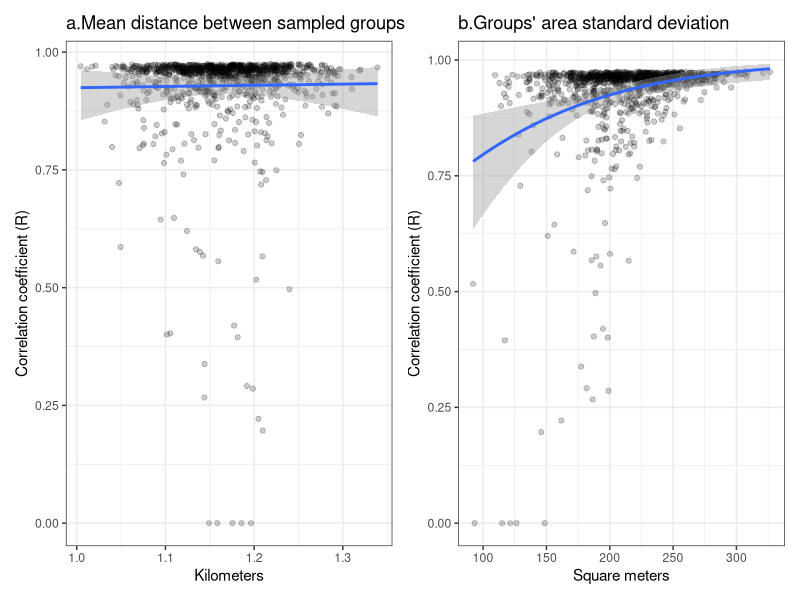

The R script that drew this image: (Note: this script raises an error after producing the figure.)

library(ggplot2)
library(patchwork)
library(mgcv)
library(plyr)
library(dplyr)
library(mgcv)
library(reshape2)
library(matrixStats)
cp<-read.csv("chinstrap_area.csv")
cpm<-ddply(cp,("OBJECTID"),summarise,
           nests=length(AreaM2),
           areaM2=max(AreaM2),
           Longitude=mean(X),
           Latitude=mean(Y))

# Set the number of iterations for the loop
num_iterations <- 1000

# Create an empty list to store predicted counts for each iteration
predicted_counts_list <- vector("list", length = num_iterations)
sampled_list<-vector("list", length = num_iterations)
distance_df<-data.frame(Iteration = numeric(num_iterations), 
                        mean_distance = numeric(num_iterations),
                        sd_area=numeric(num_iterations))

# Loop through iterations
for (i in 1:num_iterations) {
  # Sample 100 rows randomly from cpm
  sampled_data <- cpm[sample(nrow(cpm), 100), ]
  sampled_list[[i]]<-sampled_data
  
  # Calculate the mean distance (you can replace this with your aggregation measure)
  # For example, if you have Latitude and Longitude columns in 'sampled_data'
  mean_distance <- mean(sqrt((sampled_data$Longitude - mean(sampled_data$Longitude))^2 +
                               (sampled_data$Latitude - mean(sampled_data$Latitude))^2))
  sd_area<-sd(sampled_data$areaM2)
  distance_df[i, "Iteration"] <- i
  distance_df[i, "mean_distance"] <- mean_distance
    distance_df[i, "sd_area"] <- sd_area
  
  # Fit a GAM model
  gam_model <- gam(nests ~ s(areaM2), data = sampled_data)
  
  # Predict using the GAM model
  predicted_counts <- predict.gam(gam_model, newdata = cpm, type = "response")
  
  # Store the predicted counts in the list
  predicted_counts_list[[i]] <- predicted_counts
}

correlation_df <- data.frame(Iteration = numeric(num_iterations), Correlation = numeric(num_iterations))
# Print the correlation values and predicted counts for each iteration
for (i in 1:num_iterations) {
  correlation_result <- cor.test(cpm$nests, predicted_counts_list[[i]])
  cat("Iteration", i, ": Correlation =", correlation_result$estimate, "\n")
  # Store iteration and correlation value in the data frame
  correlation_df[i, "Iteration"] <- i
  correlation_df[i, "Correlation"] <- correlation_result$estimate
  
  # You can also print or manipulate the predicted counts for each iteration here
  # predicted_counts_iteration <- predicted_counts_list[[i]]
  # print(predicted_counts_iteration)
}


correlation_df$distance<-distance_df$mean_distance
correlation_df$sd_area<-distance_df$sd_area

summary(correlation_df$Correlation)
correlation_df$R<-ifelse(correlation_df$Correlation<0,0,correlation_df$Correlation)


(ggplot(correlation_df,aes(distance*111,R))+geom_point(alpha=0.2)+
  ggtitle(label="a.Mean distance between sampled groups")+xlab("Kilometers")+
    ylab("Correlation coefficient (R)")+
    stat_smooth(method="glm",
      method.args=list(family="binomial"))+
  theme_bw())|

(ggplot(correlation_df,aes(sd_area,R))+geom_point(alpha=0.2)+
    ggtitle(label="b.Groups' area standard deviation")+xlab("Square meters")+
   ylab("Correlation coefficient (R)")+
   geom_smooth(method="glm",
               method.args=list(family="binomial"))+
    theme_bw())


### subset

hc<-subset(correlation_df,sd_area>250)

head(hc)
hcl<-hc$Iteration


hpc<-predicted_counts_list[hcl] # subset only iterations with higher area variability

hpc.df<-data.frame(hpc)

head(hpc.df)

rm<-data.frame(mean=rowMeans(hpc.df),sd=rowSds(as.matrix(hpc.df)))

rmc<-data.frame(colsize=colSums(hpc.df))

mean(rmc$colsize)

sd(rmc$colsize)

col.obs<-sum(cpm$nests)



ggplot(df,aes(nests,mean))+
  geom_errorbar(aes(ymin=mean-sd,ymax=mean+sd),alpha=0.5)+
  geom_point(alpha=0.5)+geom_smooth()+theme_bw()+
  xlab("Observed number of nests")+
  ylab("Predicted number of nests")+xlim(0,1000)+
  ggtitle(label="a. Nests on breeding groups")+

ggplot(rmc,aes(colsize))+geom_histogram(aes(y =..density..), 
                                        colour = "black", 
                                        fill = "grey50",alpha=0.5)+
  stat_function(fun = dnorm, 
                args = list(mean = mean(rmc$colsize), sd = sd(rmc$colsize)),
                colour="blue",linewidth=1)+
  theme_bw()+geom_vline(xintercept = col.obs,linetype="dashed",colour="red2",
                        linewidth=1)+
  xlab("Sum of number of nests")+
  ggtitle(label="b. Colony size")
  

t.test(rmc$colsize, mu = col.obs, alternative = "two.sided")



df<-cbind(cpm,rm)
head(df)


